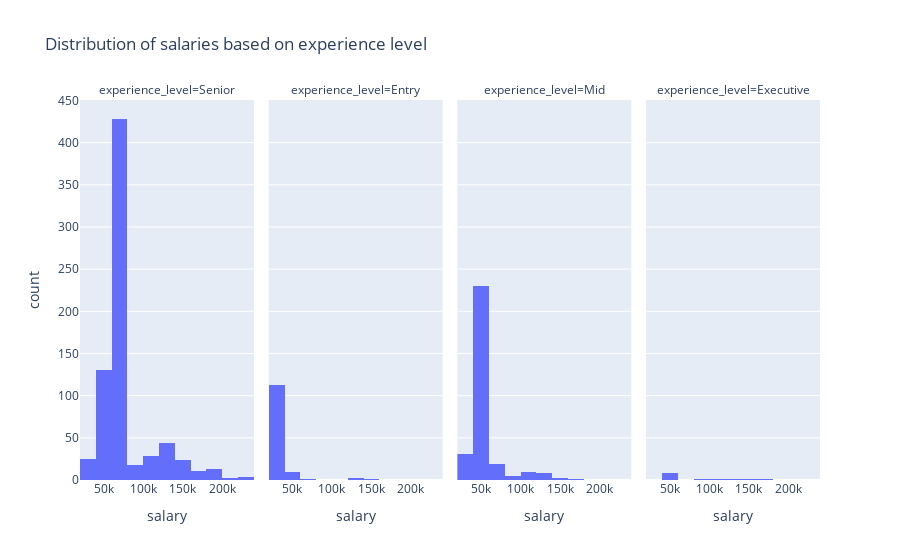

Source (notebook cell):
### Code cell
px.histogram(data, x="salary", nbins=10, facet_col="experience_level", title="Distribution of salaries based on experience level")

### Figure 1 — Plotly figure (JSON) as saved in the notebook; plotly's stock layout.template omitted (floating-point values rounded to 4 significant figures; data arrays with more than 128 entries replaced by an {"elided": "..."} marker saying what was removed)
{"data": [{"alignmentgroup": "True", "bingroup": "x", "hovertemplate": "experience_level=Senior<br>salary=%{x}<br>count=%{y}<extra></extra>", "legendgroup": "", "marker": {"color": "#636efa", "pattern": {"shape": ""}}, "name": "", "nbinsx": 10, "offsetgroup": "", "orientation": "v", "showlegend": false, "type": "histogram", "x": {"elided": "727 int values"}, "xaxis": "x", "yaxis": "y"}, {"alignmentgroup": "True", "bingroup": "x", "hovertemplate": "experience_level=Entry<br>salary=%{x}<br>count=%{y}<extra></extra>", "legendgroup": "", "marker": {"color": "#636efa", "pattern": {"shape": ""}}, "name": "", "nbinsx": 10, "offsetgroup": "", "orientation": "v", "showlegend": false, "type": "histogram", "x": [35000, 36000, 36000, 56000, 56000, 74000, 36000, 36000, 36000, 36000, 36000, 36000, 120000, 56000, 36000, 36000, 36000, 36000, 36000, 36000, 36000, 56000, 36000, 36000, 36000, 36000, 36000, 36000, 36000, 36000, 36000, 36000, 36000, 36000, 36000, 36000, 36000, 48000, 30000, 30000, 30000, 30000, 30000, 30000, 30000, 30000, 30000, 30000, 30000, 30000, 30000, 30000, 30000, 30000, 30000, 30000, 30000, 30000, 30000, 30000, 30000, 30000, 30000, 30000, 30000, 30000, 30000, 30000, 30000, 30000, 30000, 30000, 30000, 30000, 30000, 30000, 30000, 30000, 30000, 30000, 30000, 30000, 30000, 30000, 30000, 30000, 30000, 30000, 30000, 30000, 30000, 30000, 30000, 30000, 30000, 30000, 30000, 30000, 30000, 30000, 30000, 56000, 56000, 30000, 30000, 30000, 36000, 120000, 30000, 56000, 36000, 140000, 30000, 30000, 30000, 30000, 30000, 30000, 30000, 30000, 36000, 30000, 30000, 30000, 35000, 58000], "xaxis": "x2", "yaxis": "y2"}, {"alignmentgroup": "True", "bingroup": "x", "hovertemplate": "experience_level=Mid<br>salary=%{x}<br>count=%{y}<extra></extra>", "legendgroup": "", "marker": {"color": "#636efa", "pattern": {"shape": ""}}, "name": "", "nbinsx": 10, "offsetgroup": "", "orientation": "v", "showlegend": false, "type": "histogram", "x": {"elided": "305 int values"}, "xaxis": "x3", "yaxis": "y3"}, {"alignmentgroup": "True", "bingroup": "x", "hovertemplate": "experience_level=Executive<br>salary=%{x}<br>count=%{y}<extra></extra>", "legendgroup": "", "marker": {"color": "#636efa", "pattern": {"shape": ""}}, "name": "", "nbinsx": 10, "offsetgroup": "", "orientation": "v", "showlegend": false, "type": "histogram", "x": [130000, 46000, 141000, 46000, 41000, 41000, 46000, 46000, 81000, 110000, 43000, 43000, 175000], "xaxis": "x4", "yaxis": "y4"}], "layout": {"annotations": [{"font": {}, "showarrow": false, "text": "experience_level=Senior", "x": 0.1175, "xanchor": "center", "xref": "paper", "y": 1, "yanchor": "bottom", "yref": "paper"}, {"font": {}, "showarrow": false, "text": "experience_level=Entry", "x": 0.3725, "xanchor": "center", "xref": "paper", "y": 1, "yanchor": "bottom", "yref": "paper"}, {"font": {}, "showarrow": false, "text": "experience_level=Mid", "x": 0.6275, "xanchor": "center", "xref": "paper", "y": 1, "yanchor": "bottom", "yref": "paper"}, {"font": {}, "showarrow": false, "text": "experience_level=Executive", "x": 0.8825, "xanchor": "center", "xref": "paper", "y": 1, "yanchor": "bottom", "yref": "paper"}], "barmode": "relative", "legend": {"tracegroupgap": 0}, "title": {"text": "Distribution of salaries based on experience level"}, "xaxis": {"anchor": "y", "domain": [0, 0.235], "title": {"text": "salary"}}, "xaxis2": {"anchor": "y2", "domain": [0.255, 0.49], "matches": "x", "title": {"text": "salary"}}, "xaxis3": {"anchor": "y3", "domain": [0.51, 0.745], "matches": "x", "title": {"text": "salary"}}, "xaxis4": {"anchor": "y4", "domain": [0.765, 1.0], "matches": "x", "title": {"text": "salary"}}, "yaxis": {"anchor": "x", "domain": [0, 1], "title": {"text": "count"}}, "yaxis2": {"anchor": "x2", "domain": [0, 1], "matches": "y", "showticklabels": false}, "yaxis3": {"anchor": "x3", "domain": [0, 1], "matches": "y", "showticklabels": false}, "yaxis4": {"anchor": "x4", "domain": [0, 1], "matches": "y", "showticklabels": false}}}
